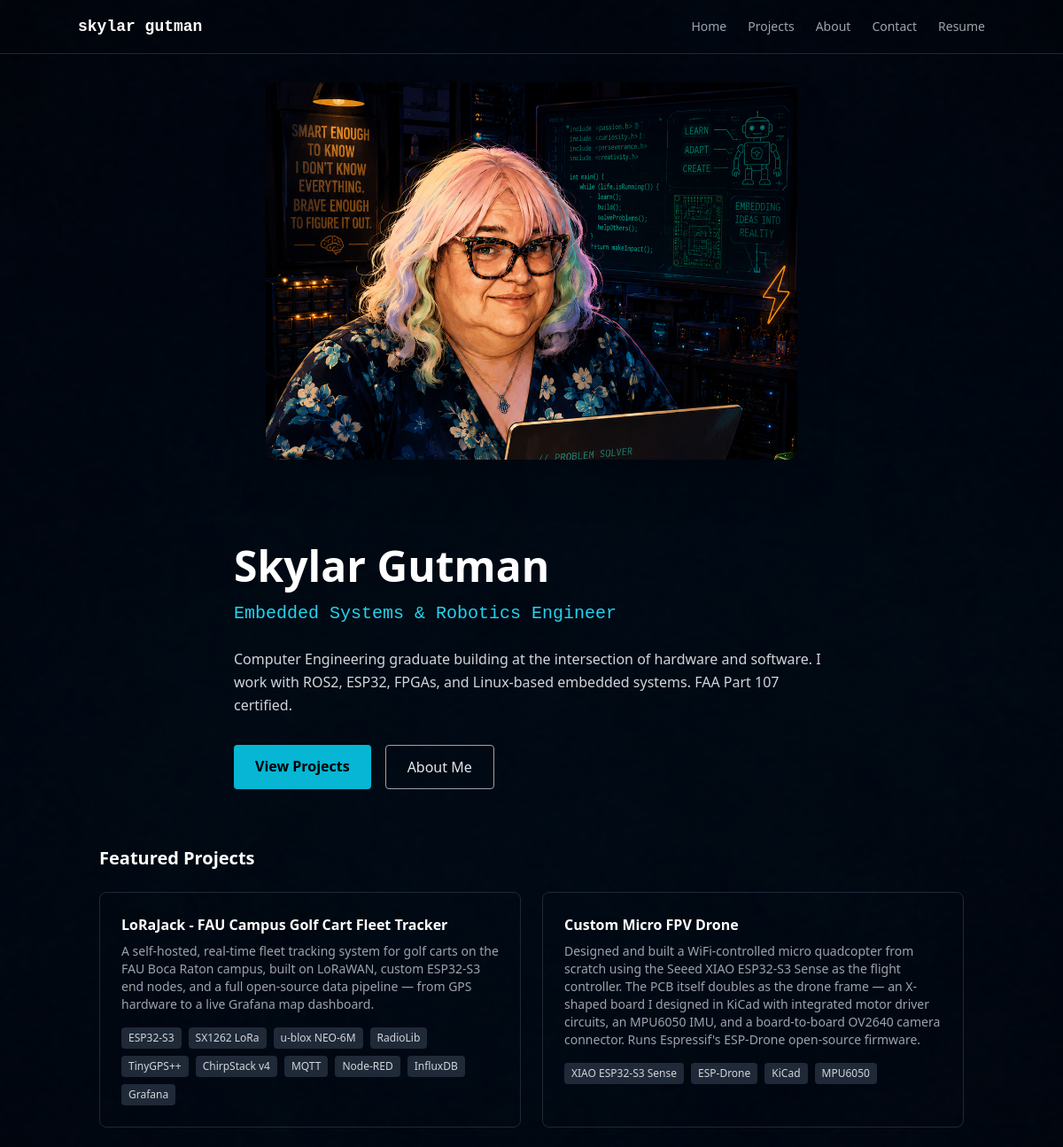
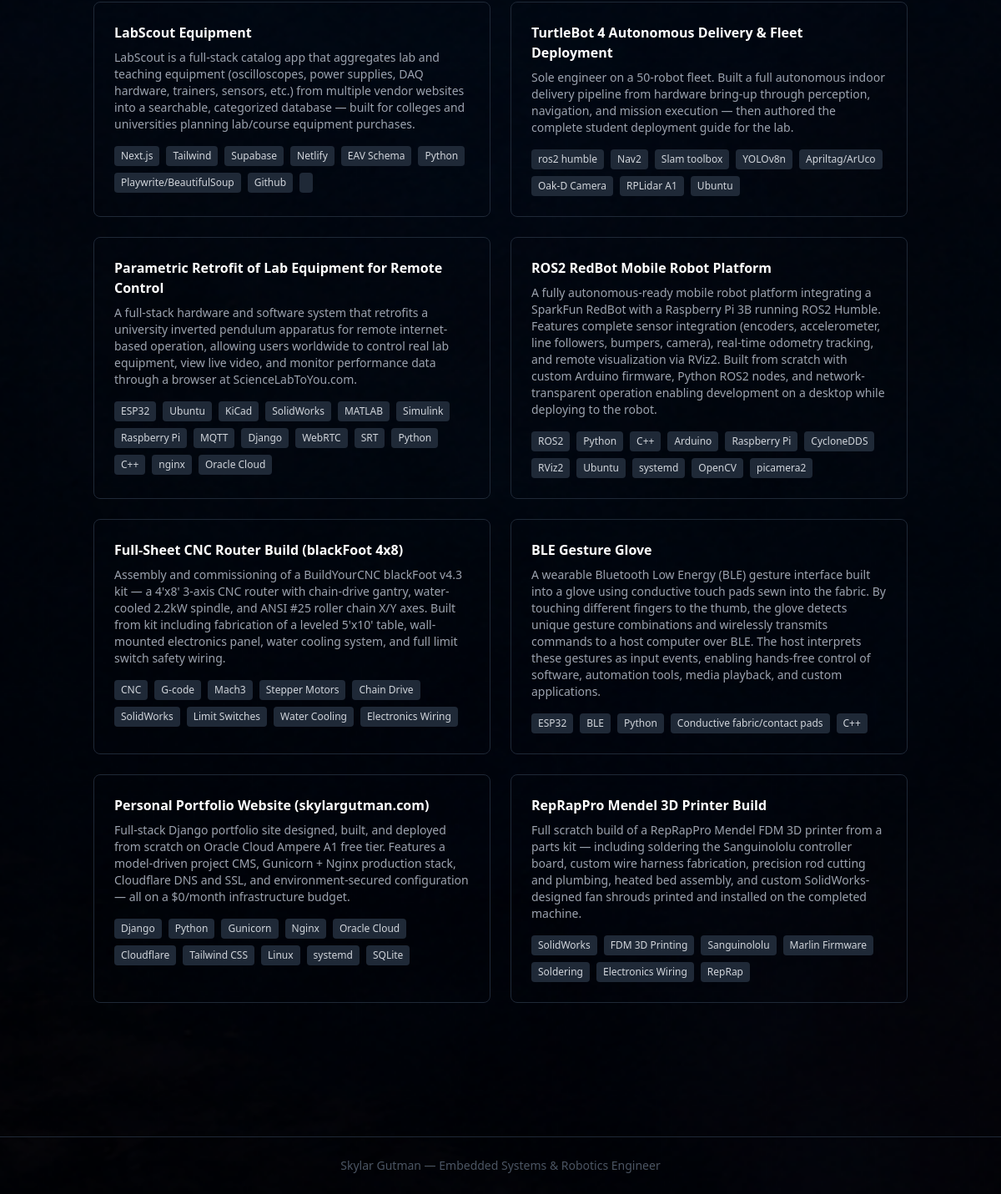
The page / on the database its author committed (2 pictures, top to bottom).
### portfolio/models.py (models this page shows, shortened)
class Project(models.Model):
    title = models.CharField(max_length=200)
    slug = models.SlugField(unique=True, blank=True)
    short_description = models.CharField(max_length=600)
    long_description = models.TextField()
    tech_stack = models.CharField(max_length=300, help_text="Comma separated, e.g. Python, ROS2, C++")
    thumbnail = models.ImageField(upload_to='thumbnails/', blank=True, null=True)
    github_url = models.URLField(blank=True, null=True)
    video_embed = models.TextField(blank=True, null=True, help_text="Paste YouTube embed iframe here")
    date_completed = models.DateField(blank=True, null=True)
    featured = models.BooleanField(default=False, help_text="Show on homepage")
    order = models.PositiveIntegerField(default=0, help_text="Display order, lower numbers first")
    class Meta:
        ordering = ['order', '-date_completed']
    def tech_list(self):
        return [t.strip() for t in self.tech_stack.split(',')]

### pages/views.py (the view)
# urls.py: path('', views.home, name='home'),
def home(request):
    from portfolio.models import Project
    featured = Project.objects.filter(featured=True)
    return render(request, 'pages/home.html', {'featured': featured})

### templates/pages/home.html (shortened to what this page needs)
{% extends 'base.html' %}
{% block hero %}
<div class="flex justify-center py-8">
    <img src="/static/images/home-page-caricature.png" alt="Skylar Gutman" class="w-full max-w-[600px] rounded-xl shadow-2xl">
</div>
<div class="max-w-5xl mx-auto px-6 py-16">
    <h1 class="text-5xl font-bold text-white mb-4">Skylar Gutman</h1>
    <p class="text-xl text-cyan-400 mb-6 font-mono">Embedded Systems & Robotics Engineer</p>
    <p class="text-gray-300 max-w-2xl leading-relaxed mb-8">
        Computer Engineering graduate building at the intersection of hardware and software.
        I work with ROS2, ESP32, FPGAs, and Linux-based embedded systems.
        FAA Part 107 certified.
    </p>
    <div class="flex gap-4">
        <a href="/projects/" class="bg-cyan-500 hover:bg-cyan-400 text-black font-semibold px-6 py-3 rounded transition">View Projects</a>
        <a href="/about/" class="border border-gray-400 hover:border-white text-gray-200 hover:text-white px-6 py-3 rounded transition">About Me</a>
    </div>
</div>
{% if featured %}
<div class="max-w-5xl mx-auto px-6 pb-16">
    <h2 class="text-xl font-semibold text-white mb-6">Featured Projects</h2>
    <div class="grid grid-cols-1 md:grid-cols-2 gap-6">
        {% for project in featured %}
        <a href="/projects/{{ project.slug }}/" class="block border border-gray-800 rounded-lg p-6 hover:border-gray-600 transition">
            <h3 class="text-white font-semibold mb-2">{{ project.title }}</h3>
            <p class="text-gray-400 text-sm mb-4">{{ project.short_description }}</p>
            <div class="flex flex-wrap gap-2">
                {% for tech in project.tech_list %}
                <span class="text-xs bg-gray-800 text-gray-300 px-2 py-1 rounded">{{ tech }}</span>
                {% endfor %}
            </div>
        </a>
        {% endfor %}
    </div>
</div>
{% endif %}
{% endblock %}

### templates/base.html (shortened to what this page needs)
<!DOCTYPE html>
<html lang="en">
<head>
    <script src="https://cdn.tailwindcss.com"></script>
</head>
<body class="text-gray-100 min-h-screen flex flex-col" style="background-image: url('/static/images/background.png'); background-size: cover; background-attachment: fixed; background-position: center;">
    <nav class="border-b border-gray-800 px-6 py-4">
        <div class="max-w-5xl mx-auto flex justify-between items-center">
            <a href="/" class="text-white font-mono font-bold text-lg">skylar gutman</a>
            <div class="flex gap-6 text-sm text-gray-400">
                <a href="/" class="hover:text-white transition">Home</a>
                <a href="/projects/" class="hover:text-white transition">Projects</a>
                <a href="/about/" class="hover:text-white transition">About</a>
                <a href="/contact/" class="hover:text-white transition">Contact</a>
                <a href="/static/resume/Skylar_Gutman_Resume_2026-05.pdf" target="_blank" class="hover:text-white transition">Resume</a>
            </div>
        </div>
    </nav>
    {% block hero %}{% endblock %}
    <main class="flex-1 max-w-5xl mx-auto w-full px-6 py-12">
    </main>
    <footer class="border-t border-gray-800 px-6 py-6 text-center text-gray-600 text-sm">
        <p>Skylar Gutman &mdash; Embedded Systems & Robotics Engineer</p>
    </footer>
</body>
</html>

### rows shown on the page
Project: title "LoRaJack - FAU Campus Golf Cart Fleet Tracker", short_description "A self-hosted, real-time fleet tracking system for golf carts on the FAU Boca Raton campus, built on LoRaWAN, custom ESP32-S3 end nodes, and a full open-source data pipeline — from GPS hardware to a live Grafana map dashboard.", tech_list "ESP32-S3" "SX1262 LoRa" "u-blox NEO-6M" "RadioLib" "TinyGPS++" "ChirpStack v4" "MQTT" "Node-RED" "InfluxDB" "Grafana"
Project: title "Custom Micro FPV Drone", short_description "Designed and built a WiFi-controlled micro quadcopter from scratch using the Seeed XIAO ESP32-S3 Sense as the flight controller. The PCB itself doubles as the drone frame — an X-shaped board I designed in KiCad with integrated motor driver circuits, an MPU6050 IMU, and a board-to-board OV2640 camera connector. Runs Espressif's ESP-Drone open-source firmware.", tech_list "XIAO ESP32-S3 Sense" "ESP-Drone" "KiCad" "MPU6050"
Project: title "LabScout Equipment", short_description "LabScout is a full-stack catalog app that aggregates lab and teaching equipment (oscilloscopes, power supplies, DAQ hardware, trainers, sensors, etc.) from multiple vendor websites into a searchable, categorized database — built for colleges and universities planning lab/course equipment purchases.", tech_list "Next.js" "Tailwind" "Supabase" "Netlify" "EAV Schema" "Python" "Playwrite/BeautifulSoup" "Github"
Project: title "TurtleBot 4 Autonomous Delivery & Fleet Deployment", short_description "Sole engineer on a 50-robot fleet. Built a full autonomous indoor delivery pipeline from hardware bring-up through perception, navigation, and mission execution — then authored the complete student deployment guide for the lab.", tech_list "ros2 humble" "Nav2" "Slam toolbox" "YOLOv8n" "Apriltag/ArUco" "Oak-D Camera" "RPLidar A1" "Ubuntu"
Project: title "Parametric Retrofit of Lab Equipment for Remote Control", short_description "A full-stack hardware and software system that retrofits a university inverted pendulum apparatus for remote internet-based operation, allowing users worldwide to control real lab equipment, view live video, and monitor performance data through a browser at ScienceLabToYou.com.", tech_list "ESP32" "Ubuntu" "KiCad" "SolidWorks" "MATLAB" "Simulink" "Raspberry Pi" "MQTT" "Django" "WebRTC" "SRT" "Python" "C++" "nginx" "Oracle Cloud"
Project: title "ROS2 RedBot Mobile Robot Platform", short_description "A fully autonomous-ready mobile robot platform integrating a SparkFun RedBot with a Raspberry Pi 3B running ROS2 Humble. Features complete sensor integration (encoders, accelerometer, line followers, bumpers, camera), real-time odometry tracking, and remote visualization via RViz2. Built from scratch with custom Arduino firmware, Python ROS2 nodes, and network-transparent operation enabling development on a desktop while deploying to the robot.", tech_list "ROS2" "Python" "C++" "Arduino" "Raspberry Pi" "CycloneDDS" "RViz2" "Ubuntu" "systemd" "OpenCV" "picamera2"
Project: title "Full-Sheet CNC Router Build (blackFoot 4x8)", short_description "Assembly and commissioning of a BuildYourCNC blackFoot v4.3 kit — a 4'x8' 3-axis CNC router with chain-drive gantry, water-cooled 2.2kW spindle, and ANSI #25 roller chain X/Y axes. Built from kit including fabrication of a leveled 5'x10' table, wall-mounted electronics panel, water cooling system, and full limit switch safety wiring.", tech_list "CNC" "G-code" "Mach3" "Stepper Motors" "Chain Drive" "SolidWorks" "Limit Switches" "Water Cooling" "Electronics Wiring"
Project: title "BLE Gesture Glove", short_description "A wearable Bluetooth Low Energy (BLE) gesture interface built into a glove using conductive touch pads sewn into the fabric. By touching different fingers to the thumb, the glove detects unique gesture combinations and wirelessly transmits commands to a host computer over BLE. The host interprets these gestures as input events, enabling hands-free control of software, automation tools, media playback, and custom applications.", tech_list "ESP32" "BLE" "Python" "Conductive fabric/contact pads" "C++"
Project: title "Personal Portfolio Website (skylargutman.com)", short_description "Full-stack Django portfolio site designed, built, and deployed from scratch on Oracle Cloud Ampere A1 free tier. Features a model-driven project CMS, Gunicorn + Nginx production stack, Cloudflare DNS and SSL, and environment-secured configuration — all on a $0/month infrastructure budget.", tech_list "Django" "Python" "Gunicorn" "Nginx" "Oracle Cloud" "Cloudflare" "Tailwind CSS" "Linux" "systemd" "SQLite"
Project: title "RepRapPro Mendel 3D Printer Build", short_description "Full scratch build of a RepRapPro Mendel FDM 3D printer from a parts kit — including soldering the Sanguinololu controller board, custom wire harness fabrication, precision rod cutting and plumbing, heated bed assembly, and custom SolidWorks-designed fan shrouds printed and installed on the completed machine.", tech_list "SolidWorks" "FDM 3D Printing" "Sanguinololu" "Marlin Firmware" "Soldering" "Electronics Wiring" "RepRap"
